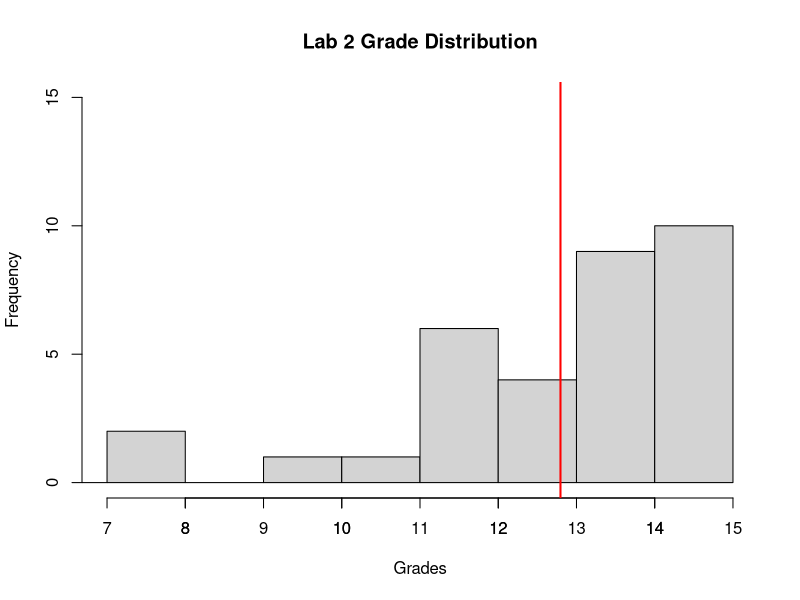

This chart was generated by the following R code:
library(tidyverse)

grades_lab2 <- c(7.75, 14.5, 11.5, 12, 9.5, 14.25, 12.25, 13.25, 14.5, 13.75, 12.5, 13.25, 13.5, 11.25, 13.5, 10.75, 14.5, 13.75, 13.5, 11.75, 14.25, 13, 7.75, 13.5,
                 14.75, 13.5, 12.75, 11.5, 12, 14.25, 14.75, 14.5, 14.25)

mean_lab2 <- mean(grades_lab2)

hist(grades_lab2, breaks = 0:15, 
     main = "Lab 2 Grade Distribution",
     xlab = "Grades",
     xlim = c(7, 15),
     ylim = c(0, 15))
axis(side=1, at= 7:15)
abline(v = mean_lab2, col = "red", lwd = 2)
